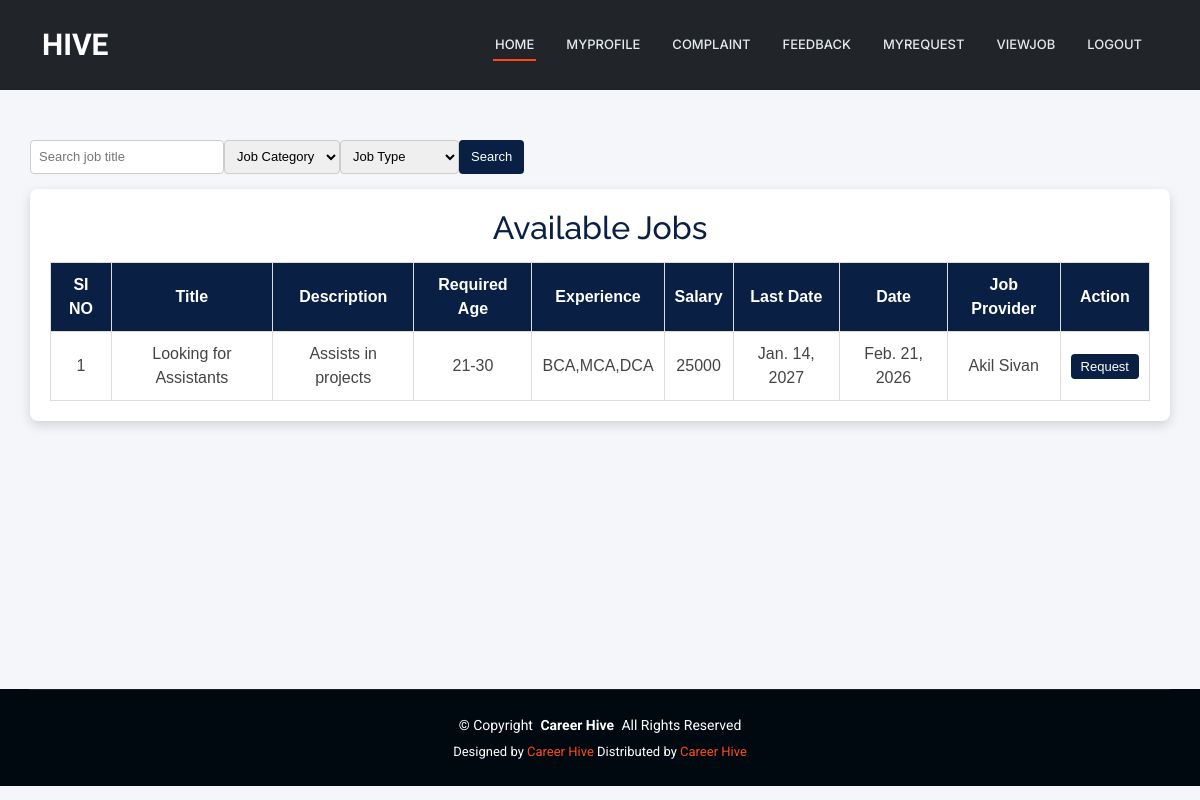
Page /User/ViewJob/ (signed in) on the committed database.
### JobProvider/models.py (models this page shows)
class tbl_job(models.Model):
    job_title=models.CharField(max_length=100)
    job_content=models.CharField(max_length=100)
    job_requriedage=models.CharField(max_length=50)
    job_experience=models.CharField(max_length=200)
    job_salary=models.CharField(max_length=100)
    job_lastdate=models.DateField()
    job_date=models.DateField(auto_now_add=True)
    job_status=models.IntegerField(default=0)
    jobprovider_id=models.ForeignKey(tbl_jobprovider,on_delete=models.CASCADE)
    jobcategory_id=models.ForeignKey(tbl_jobcategory,on_delete=models.CASCADE)
    jobtype_id=models.ForeignKey(tbl_jobtype,on_delete=models.CASCADE)

### Guest/models.py (models this page shows)
class tbl_jobprovider(models.Model):
   jobprovider_name = models.CharField(max_length=100)
   jobprovider_email = models.CharField(max_length=50)
   jobprovider_contact = models.CharField(max_length=50)
   jobprovider_address = models.CharField(max_length=100)
   jobprovider_photo = models.FileField(upload_to="Assets/JobProviderDocs/")
   jobprovider_proof = models.FileField(upload_to="Assets/JobProviderDocs/")
   jobprovider_status = models.IntegerField(default=0)
   jobprovider_doj = models.DateField(auto_now_add=True)
   jobprovider_password = models.CharField(max_length=100)
   place = models.ForeignKey(tbl_place,on_delete=models.CASCADE)

### User/views.py (the view)
# urls.py: path('ViewJob/',views.ViewJob,name="ViewJob"),
def ViewJob(request):
    requestdata=tbl_request.objects.all()
    jobdata=tbl_job.objects.filter(job_lastdate__gte=date.today())
    for i in jobdata:
        reqcount = tbl_request.objects.filter(job_id=i.id,user_id=request.session['uid']).count()
        if reqcount > 0:
            req = tbl_request.objects.get(job_id=i.id,user_id=request.session['uid'])
            if req.request_status == 0:
                i.status = -1
            else:
                i.status = req.request_status
        else:
            i.status = 0
    jobcategory=tbl_jobcategory.objects.filter()
    jobtype=tbl_jobtype.objects.filter()
    return render(request,'User/ViewJob.html',{'jobdata':jobdata,'jobcategory':jobcategory,'jobtype':jobtype,'requestdata':requestdata})

### User/Templates/User/ViewJob.html (shortened to what this page needs)
{% extends 'User/Header.html' %}
{% block content %}
<head>
</head>
<div class="viewjob-wrapper">
    <div class="search-bar">
        <input type="text" name="q" placeholder="Search job title" id="search_text">
        <select name="category" id="sel_jobcategory">
            <option value="">Job Category</option>
        </select>
        <select name="type" id="sel_jobtype">
            <option value="">Job Type</option>
        </select>
        <button id="search_btn">Search</button>
    </div>
    <div class="viewjob-card">
        <h2>Available Jobs</h2>
        <table class="viewjob-table" id="result">
            <tr>
                <th>SI NO</th>
                <th>Title</th>
                <th>Description</th>
                <th>Required Age</th>
                <th>Experience</th>
                <th>Salary</th>
                <th>Last Date</th>
                <th>Date</th>
                <th>Job Provider</th>
                <th>Action</th>
            </tr>
            {% for i in jobdata %}
            <tr class="job-row">
                <td>{{ forloop.counter }}</td>
                <td class="job-title">{{ i.job_title }}</td>
                <td>{{ i.job_content }}</td>
                <td>{{ i.job_requriedage }}</td>
                <td>{{ i.job_experience }}</td>
                <td>{{ i.job_salary }}</td>
                <td>{{ i.job_lastdate }}</td>
                <td>{{ i.job_date }}</td>
                <td class="job-provider">{{ i.jobprovider_id.jobprovider_name }}</td>
                <td>
                    {% if i.status == 1 %}
                        Accepted
                    {% elif i.status == 2 %}
                        Rejected
                    {% elif i.status == -1 %}
                        Already Requested
                    {% else %}
                    <a href="{% url 'User:Request' i.id %}" class="request-btn">Request</a>
                    {% endif %}
                </td>
            </tr>
            {% empty %}
            <tr>
                <td colspan="10">No jobs found</td>
            </tr>
            {% endfor %}
        </table>
    </div>
</div>
<br><br><br><br><br><br>
{% endblock %}

### Guest/static/Main/assets/css/main.css (style rules this page uses)
:root { --default-font: "Roboto", system-ui, -apple-system, "Segoe UI", Roboto, "Helvetica Neue", Arial, "Noto Sans", "Liberation Sans", sans-serif, "Apple Color Emoji", "Segoe UI Emoji", "Segoe UI Symbol", "Noto Color Emoji"; --heading-font: "Raleway", sans-serif; --nav-font: "Inter", sans-serif; }
:root { --background-color: #ffffff; --default-color: #444444; --heading-color: #273d4e; --accent-color: #ff4a17; --surface-color: #ffffff; --contrast-color: #ffffff; }
:root { --nav-color: #e5eaee; --nav-hover-color: #ff4a17; --nav-mobile-background-color: #ffffff; --nav-dropdown-background-color: #ffffff; --nav-dropdown-color: #444444; --nav-dropdown-hover-color: #ff4a17; }
:root { scroll-behavior: smooth; }
body { color: var(--default-color); background-color: var(--background-color); font-family: var(--default-font); }
a { color: var(--accent-color); text-decoration: none; transition: 0.3s; }
h1, h2, h3, h4, h5, h6 { color: var(--heading-color); font-family: var(--heading-font); }

### User/Templates/User/ViewJob.html (style rules this page uses)
body { background-color: #f4f6f9; }
.viewjob-wrapper { width: 100%; font-family: Arial, sans-serif; }
.search-bar { width: 95%; max-width: 1200px; margin: 40px auto 15px auto; display: flex; justify-content: flex-start; }
.search-bar input, .search-bar select { padding: 6px 8px; font-size: 13px; border: 1px solid #ccc; border-radius: 4px; }
.search-bar button { padding: 6px 12px; font-size: 13px; background-color: #0a1f44; color: white; border: none; border-radius: 4px; cursor: pointer; }
.viewjob-card { width: 95%; max-width: 1200px; background-color: #ffffff; padding: 20px; border-radius: 8px; margin: auto; box-shadow: 0 4px 12px rgba(0, 0, 0, 0.15); }
.viewjob-card h2 { text-align: center; margin-bottom: 15px; color: #0a1f44; }
.viewjob-table { width: 100%; border-collapse: collapse; }
.viewjob-table th, .viewjob-table td { border: 1px solid #ddd; padding: 10px; text-align: center; }
.viewjob-table th { background-color: #0a1f44; color: white; }
.request-btn { padding: 5px 10px; background-color: #0a1f44; color: white; text-decoration: none; border-radius: 4px; font-size: 13px; }

### rows in the picture
tbl_job: job_title "Looking for Assistants", job_content "Assists in projects", job_requriedage "21-30", job_experience "BCA,MCA,DCA", job_salary "25000", job_lastdate "Jan. 14, 2027", job_date "Feb. 21, 2026", jobprovider_id.jobprovider_name "Akil Sivan", shows "Request"
